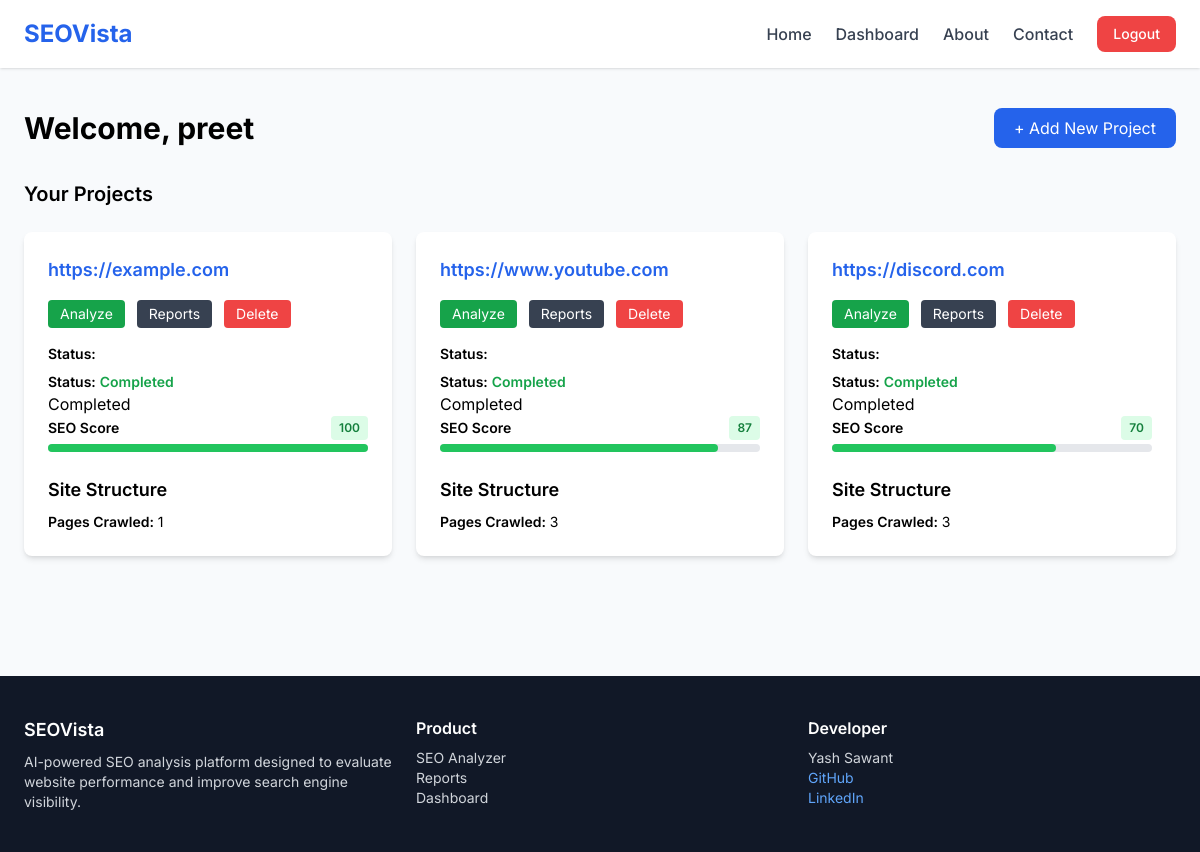
The app's page /dashboard/ (signed in) with its own data.
### projects/models.py (models this page shows, shortened)
class Project(models.Model):
    user = models.ForeignKey(User, on_delete=models.CASCADE)
    website_url = models.URLField()
    created_at = models.DateTimeField(auto_now_add=True)

### analyzer/models.py (models this page shows, shortened)
class SEOReport(models.Model):
    project = models.ForeignKey(Project, on_delete=models.CASCADE)
    title = models.TextField(null=True, blank=True)
    meta_description = models.TextField(null=True, blank=True)
    h1_count = models.IntegerField(default=0)
    missing_alt_count = models.IntegerField(default=0)
    score = models.IntegerField(default=0)
    robots_txt_found = models.BooleanField(default=False)
    sitemap_found = models.BooleanField(default=False)
    has_hsts = models.BooleanField(default=False)
    has_csp = models.BooleanField(default=False)
    has_x_frame = models.BooleanField(default=False)
    pages_crawled = models.IntegerField(default=0)   # <-- ADD THIS
    status = models.CharField(max_length=20, default="Completed")
    analyzed_at = models.DateTimeField(auto_now_add=True)
    issues = models.TextField(blank=True, null=True)
    crawl_map = models.TextField(blank=True, null=True)

### analyzer/views.py (the view)
# urls.py: path('dashboard/', views.dashboard_view, name='dashboard'),
@login_required
def dashboard(request):
    projects = Project.objects.filter(user=request.user)
    project_data = []
    for project in projects:
        latest_report = SEOReport.objects.filter(
            project=project
        ).order_by("-id").first()
        project_data.append({
            "project": project,
            "latest_report": latest_report
        })
    return render(request, "dashboard.html", {
        "project_data": project_data
    })

### templates/dashboard.html (shortened to what this page needs)
{% extends 'base.html' %}
{% block content %}
<div class="flex justify-between items-center mb-8">
<h2 class="text-3xl font-bold">
Welcome, {{ request.user.username }}
</h2>
<a href="/add-project/"
class="bg-blue-600 text-white px-5 py-2 rounded-lg hover:bg-blue-700">
+ Add New Project
</a>
</div>
<h3 class="text-xl font-semibold mb-6">
Your Projects
</h3>
{% if project_data %}
<div class="grid md:grid-cols-2 lg:grid-cols-3 gap-6">
{% for item in project_data %}
<div class="bg-white shadow-md rounded-lg p-6">
<h4 class="text-lg font-semibold mb-4 text-blue-600">
{{ item.project.website_url }}
</h4>
<div class="flex gap-3 mb-4">
{% if item.latest_report and item.latest_report.status == "Running" %}
<span class="bg-yellow-500 text-white px-3 py-1 rounded text-sm">
Analyzing...
</span>
{% else %}
<a href="{% url 'analyze_project' item.project.id %}"
class="bg-green-600 text-white px-3 py-1 rounded hover:bg-green-700 text-sm">
Analyze
</a>
{% endif %}
<a href="{% url 'report_history' item.project.id %}"
class="bg-gray-700 text-white px-3 py-1 rounded hover:bg-gray-800 text-sm">
Reports
</a>
<form action="{% url 'delete_project' item.project.id %}" method="POST">
<button type="submit"
class="bg-red-500 text-white px-3 py-1 rounded hover:bg-red-600 text-sm">
Delete
</button>
</form>
</div>
<p class="text-sm mb-2">
<span class="font-semibold">Status:</span>
<p class="text-sm">
<span class="font-semibold">Status:</span>
<span id="status-{{ item.project.id }}">
{% if item.latest_report and item.latest_report.status == "Running" %}
<span class="text-yellow-600 font-semibold">Crawling...</span>
<div class="w-full bg-gray-200 rounded h-2 mt-1 overflow-hidden">
<div class="bg-yellow-500 h-2 animate-pulse"></div>
</div>
{% elif item.latest_report %}
<span class="text-green-600 font-semibold">
Completed
</span>
{% else %}
Not analyzed
{% endif %}
</span>
</p>
{% if item.latest_report %}
{{ item.latest_report.status }}
{% else %}
Not analyzed
{% endif %}
</p>
<div class="mb-3">
<div class="flex items-center justify-between mb-1">
<span class="font-semibold text-sm">SEO Score</span>
{% if item.latest_report %}
<span class="bg-green-100 text-green-700 px-2 py-1 rounded text-xs font-semibold">
{{ item.latest_report.score }}
</span>
{% else %}
<span class="text-gray-400 text-xs">
-
</span>
{% endif %}
</div>
{% if item.latest_report %}
<div class="w-full bg-gray-200 rounded h-2">
<div
id="score-{{ item.project.id }}"
class="bg-green-500 h-2 rounded"
style="width: {{ item.latest_report.score }}%;">
</div>
</div>
{% endif %}
</div>
<h3 class="text-lg font-semibold mt-6">
Site Structure
</h3>
<p class="text-sm">
<span class="font-semibold">Pages Crawled:</span>
<span id="pages-{{ item.project.id }}">
{% if item.latest_report %}
{{ item.latest_report.pages_crawled }}
{% else %}
-
{% endif %}
</span>
</p>
</div>
{% endfor %}
</div>
{% else %}
<div class="bg-white p-6 shadow rounded-lg">
<p class="text-gray-600">
No projects yet. Click <strong>Add New Project</strong> to start analyzing your website.
</p>
</div>
{% endif %}
{% endblock %}

### templates/base.html (style rules this page uses)
body { font-family:'Inter',sans-serif; background:#F8FAFC; }

### records on screen
Project: project.website_url "https://example.com", latest_report.status "Completed", latest_report.score "100", latest_report.pages_crawled "1"
Project: project.website_url "https://www.youtube.com", latest_report.status "Completed", latest_report.score "87", latest_report.pages_crawled "3"
Project: project.website_url "https://discord.com", latest_report.status "Completed", latest_report.score "70", latest_report.pages_crawled "3"

### other values on screen
{{ request.user.username }} "preet"
